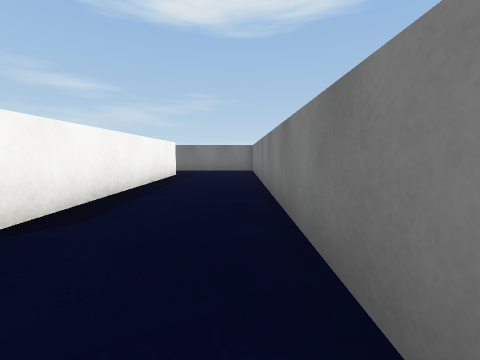
View 1 (above)

24 first-person views from a walk through a Unity game level. The camera is 0.62 m above the floor, tilts 6° down and sees 90° across. The floor is counted in squares, 1 m on a side. Each view is taken from the middle of a square. On the plan, view 1 faces up. The plan holds only what a view shows up to about 9 squares ahead; the rest is blank. The place goes on beyond the plan. Surface patterns are stand-ins for the level's own textures.

View 2
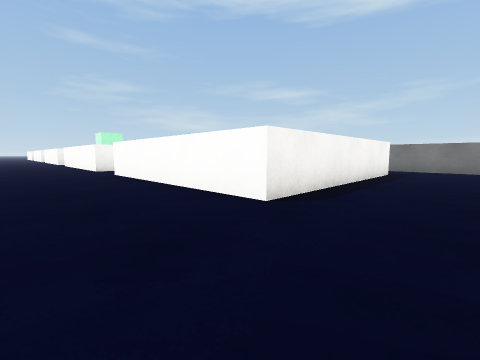

View 3
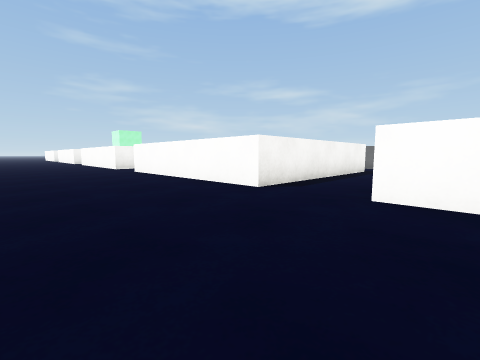

View 4
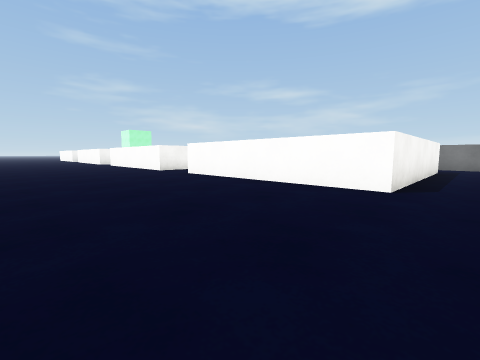

View 5
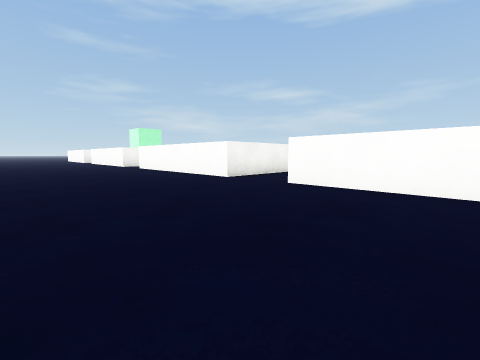

View 6
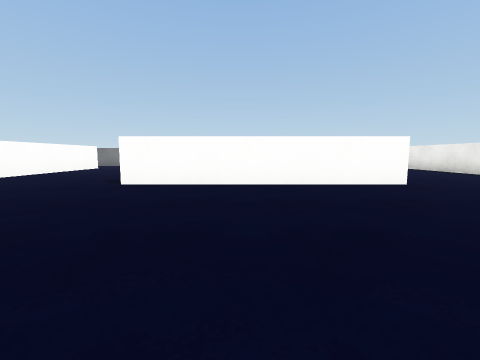

View 7
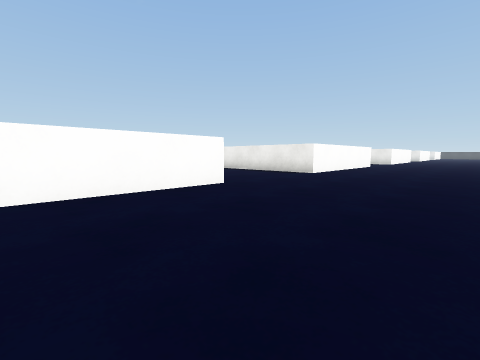

View 8
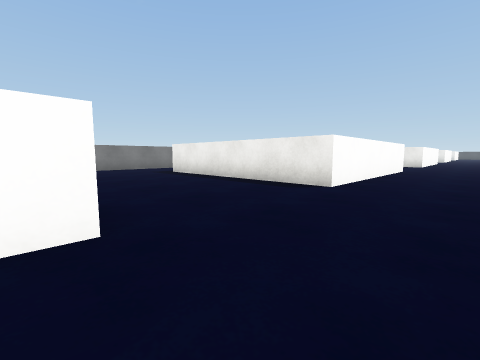

View 9
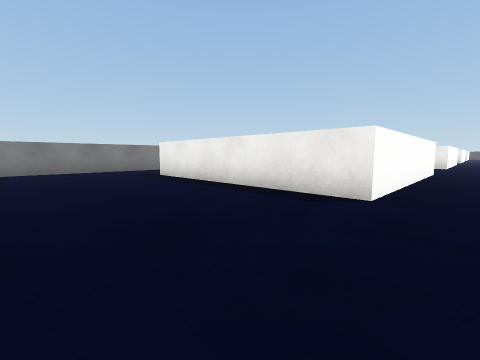

View 10
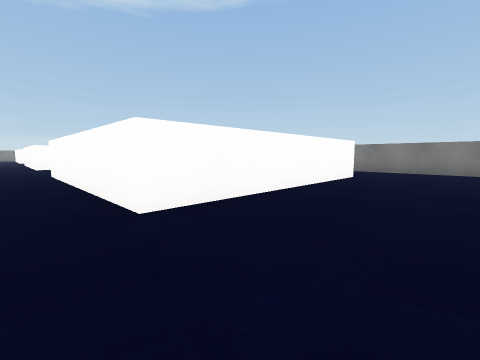

View 11
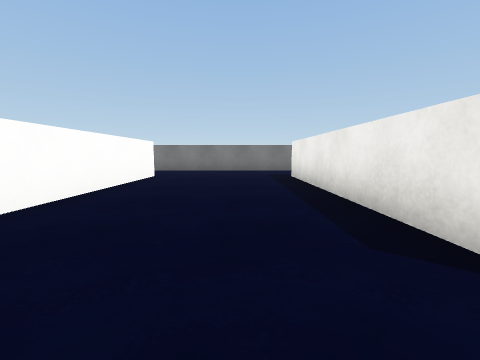

View 12
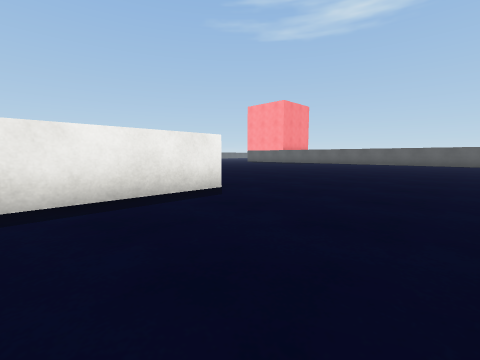

View 13
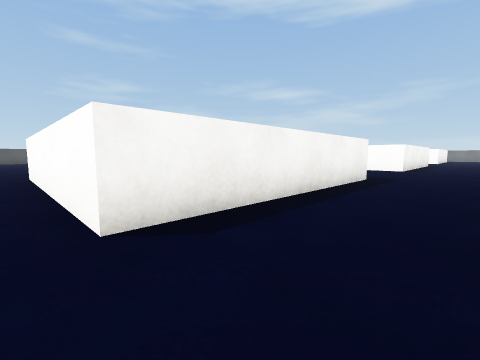

View 14
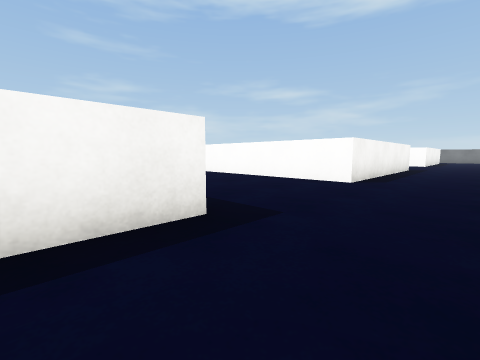

View 15
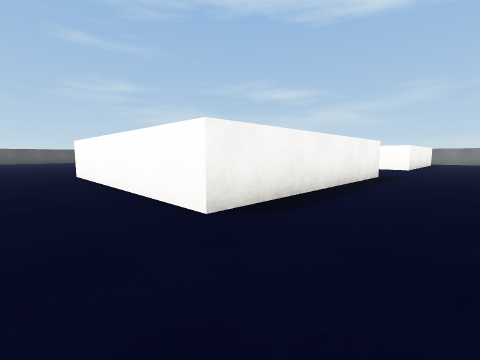

View 16
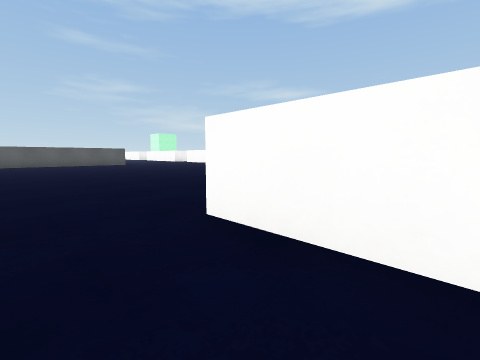

View 17
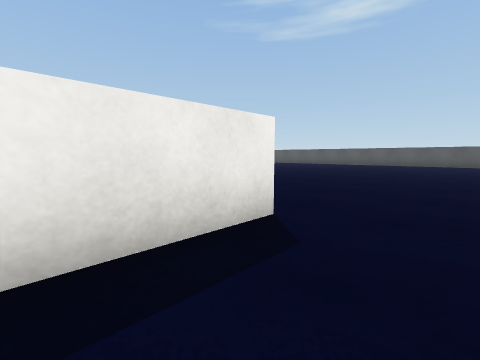

View 18
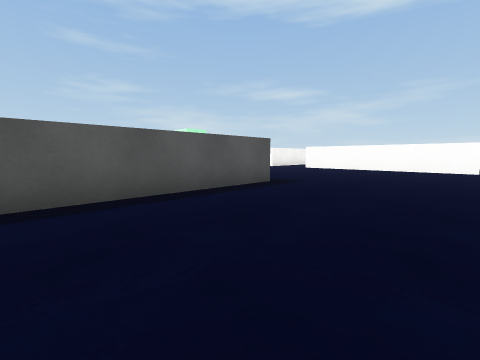

View 19
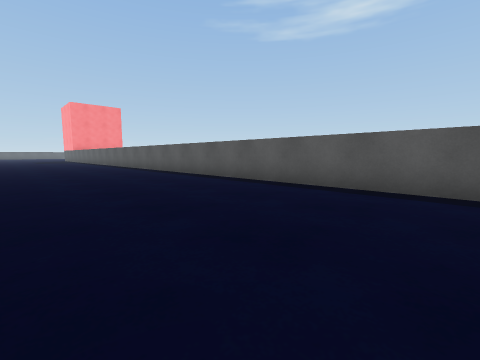

View 20
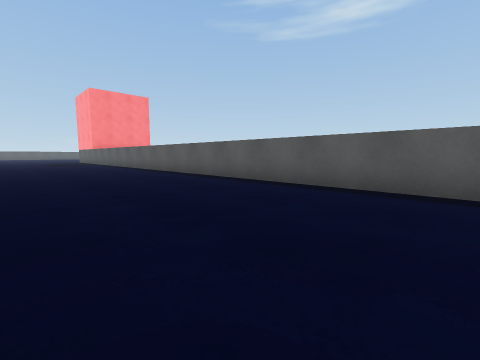

View 21
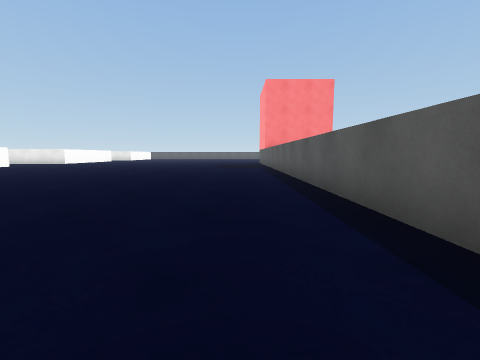

View 22
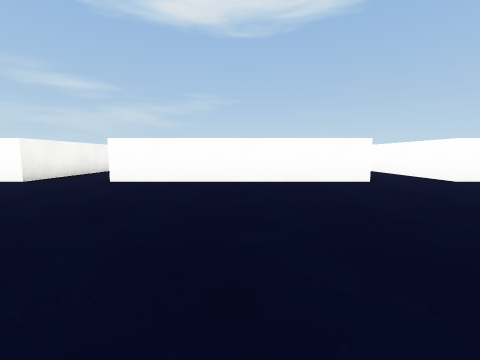

View 23
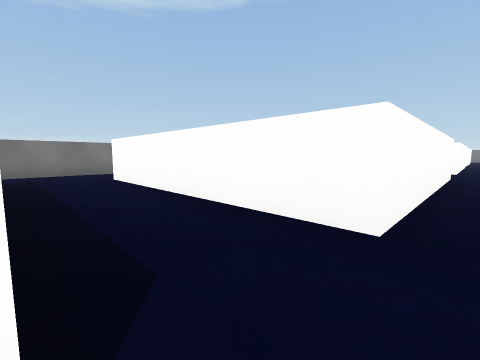

View 24
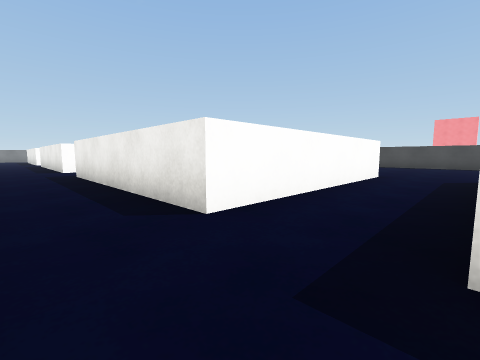

### Floor plan
Points are (right, up) in squares from view 1. A wall is a line through its corners. A room is listed if a view was taken in it or the views show most of it. See-through windows are left out.
Room 1 (views 1, 2, 3, 4, 5, 6, 7, 8, 9, 10, 11, 12, 13, 14, 15, 16, 17, 18, 19, 20, 21, 22, 23, 24)
walls: (-8, -12.5) (-2, -12.5) (-2, -18.5) (-8, -18.5) (-8, -12.5); (-21.5, -4.4) (-21.5, -25.1); (-2, -2.5) (-2, -8.5) (-8, -8.5) (-8, -2.5); (0.5, -12.4) (0.5, -9); (-8, -22.5) (-2, -22.5); (-18, 4.6) (-18, 1.5) (-24, 1.5) (-24, 7.5) (-18, 7.5); (0.5, 0.4) (0.5, 8.6); (-16, 7) (-16, 7.5) (-14.8, 7.5); (-10, 7.5) (-10, 1.5) (-16, 1.5) (-16, 5.1); (0.5, -21.1) (0.5, -17.6); (-2, 7.5) (-2, 1.5) (-8, 1.5); (-26, 5.1) (-26, 1.5) (-26.5, 1.5); (-23.4, 9.5) (-26, 9.5); (0, 9.5) (-2.4, 9.5)

Positions as (right, up) in squares from view 1, and headings:
1: (0, 0), facing up
2: (0, -1), facing up-left
3: (-7, -2), facing up-left
4: (-9, -3), facing up-left
5: (-13, -3), facing up-left
6: (-13, -5), facing right
7: (-12, -5), facing down-right
8: (-10, -8), facing down-right
9: (-9, -9), facing down-right
10: (-9, -21), facing up-right
11: (-9, -21), facing right
12: (-5, -19), facing down-left
13: (0, -19), facing up-left
14: (0, -14), facing up-left
15: (0, -10), facing up-left
16: (-6, -10), facing up-left
17: (-6, -11), facing down-left
18: (-18, -9), facing up-left
19: (-17, -6), facing down-left
20: (-17, -12), facing down-left
21: (-20, -16), facing down
22: (-21, -4), facing up
23: (-26, 1), facing up-right
24: (-26, 9), facing down-right
